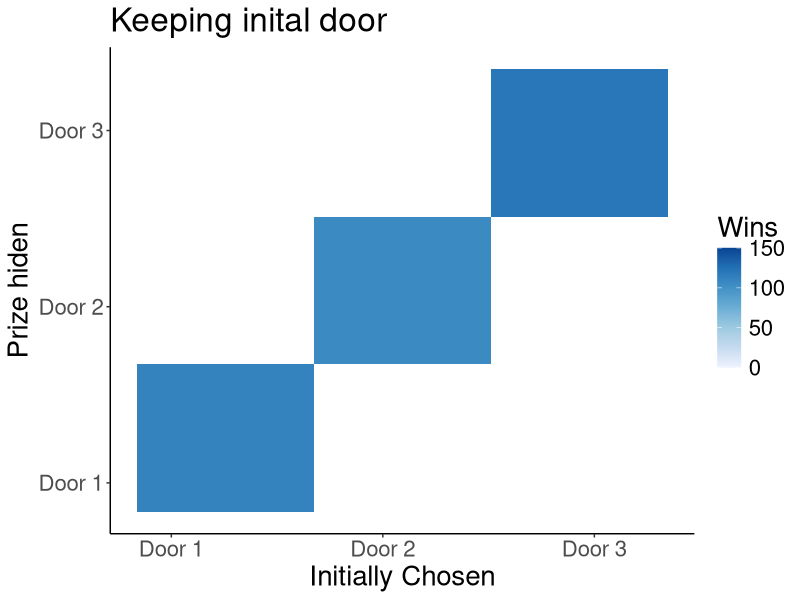
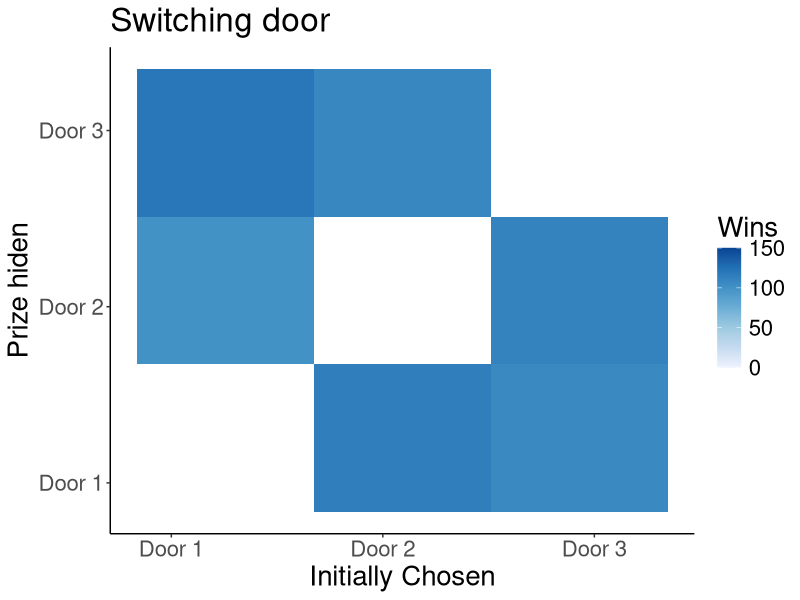

These figures' R source, in order:
## ---- chunk 1
library(ggplot2)
library(dplyr)
library(RColorBrewer)
# number of runs
n = 1000
all.doors = 1:3

# some variables to keep track of waht is going on
win.stay = numeric(n)
win.switch = numeric(n)
chosen = numeric(n)
winning = numeric(n)
openend = numeric(n)

for (i in 1 : n)
{
  # chose a winning door for each time
  winning.door = sample(all.doors,1)
  
  # contest chooses a door 
  chosen.door = sample(all.doors,1)
  
  # game host opens one door, 
  # the remaining door is the one that the contest can switch to
  if(winning.door == chosen.door)
  {
    # we randomly chosen one door that is not the winning door 
    # or the chosen door
    # we open the other one
    # the player can switch to the remaining door
    
    remaining.door = sample(all.doors[-winning.door],1)
    
  }
  
  else 
  {
    # we select the door that is not the winning door
    # and not the chosen door and open it
    opened.door = all.doors[-c(winning.door,chosen.door)]
    
    # the remaining door is then the one that is not chosen
    # and not opened
    remaining.door = all.doors[-c(chosen.door,opened.door)]
    
  }

  win.switch[i] = (remaining.door == winning.door)
  win.stay[i] = (chosen.door == winning.door)
  
  # record for visualization
  chosen[i] = chosen.door
  winning[i] = winning.door

}


print(paste("The strategy 'switch' yielded ", sum(win.switch), " wins."))
print(paste("The strategy 'stay' yielded ", sum(win.stay), " wins."))
## ---- chunk 2
dat = data.frame(switch = win.switch,stay = win.stay,chosen = chosen,winning = winning)

ggplot(filter(dat,win.stay==T)) + 
  geom_bin2d(aes(x = chosen,y = winning),bins=2.39) + 
  scale_x_continuous(breaks=c(1,2,3),labels=c("Door 1","Door 2","Door 3")) +
  scale_y_continuous(breaks=c(1,2,3),labels=c("Door 1","Door 2","Door 3")) +
  xlab("Initially Chosen") +
  ylab("Prize hiden") +
  ggtitle("Keeping inital door") +
  scale_fill_distiller(name = "Wins",palette=1, direction=1,limits=c(0, 150))  +
  theme_classic() + 
  theme(text = element_text(size = 20))

ggplot(filter(dat,win.switch==T)) + 
  geom_bin2d(aes(x = chosen,y = winning),bins=2.39) + 
  scale_x_continuous(breaks=c(1,2,3),labels=c("Door 1","Door 2","Door 3")) +
  scale_y_continuous(breaks=c(1,2,3),labels=c("Door 1","Door 2","Door 3")) +
  xlab("Initially Chosen") +
  ylab("Prize hiden") +
  ggtitle("Switching door") +
  scale_fill_distiller(name = "Wins",palette=1, direction=1,limits=c(0, 150))  +
  theme_classic() + 
  theme(text = element_text(size = 20))


